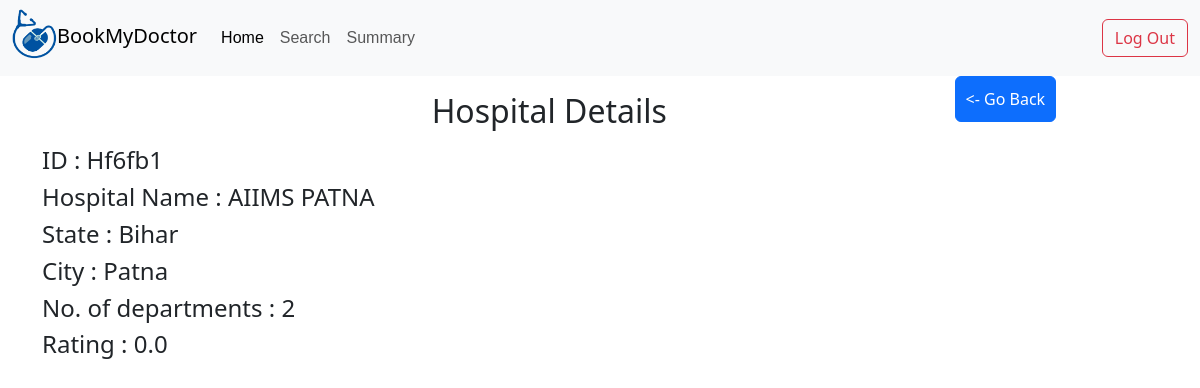
Screenshot of /Hf6fb1/hospital/details with the database file from the repository.
### application/models.py (models this page shows)
class Hospital(db.Model):
    id=db.Column(db.String(),primary_key=True)
    name=db.Column(db.String())
    state=db.Column(db.String())
    city=db.Column(db.String())
    nDept=db.Column(db.Integer,default=0)
    rating=db.Column(db.Float,default=0)
    departments=db.relationship('Department',backref='hospital')

### application/controllers.py (the view)
@app.route('/<hId>/hospital/details')
def hospitalDetails(hId):
    return render_template('hospital_details.html',Hospital=Hospital.query.get(hId))

### templates/hospital_details.html (shortened to what this page needs)
{%extends 'adminbase.html'%}
{%block content%}
<div class="d-flex justify-content-around">
   <h2 class="text-center mt-3 mb-3">Hospital Details</h2>
<div>
   <a type="button" class="btn btn-primary" href="/admin/dashboard" ><- Go Back </a>
 </div>
</div>
<div class="container">
   <h4>ID : {{Hospital.id}}</h4>
   <h4>Hospital Name : {{Hospital.name}}</h4>
   <h4>State : {{Hospital.state}}</h4>
   <h4>City : {{Hospital.city}}</h4>
   <h4>No. of departments : {{Hospital.nDept}}</h4>
   <h4>Rating : {{Hospital.rating}}</h4>
   </div>
{%endblock%}

### static/detailsbase.css (style rules this page uses)
.btn.btn.btn-primary { padding: 10px; }

### rows the page displays
Hospital: id "Hf6fb1", name "AIIMS PATNA", state "Bihar", city "Patna", nDept "2", rating "0.0"
